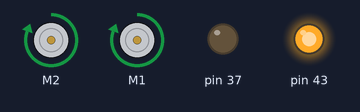
This sketch was run on a simulated Arduino Mega 2560, built with avr-gcc and run on an emulated ATmega2560. Shown: 2 × DC motor (green arrow = forward, orange = backward, longer = faster), output pins drawn as LEDs (lit = HIGH).

Above: at 0.1 s.
Timing chart, 0 to 1.6 s (numbered marks = the images above):
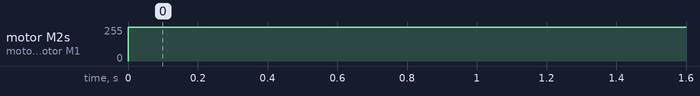

The sketch:

RoboterSoftware.ino
```cpp
#include <AFMotor.h>
#include <Arduino.h>
#include "subroutinen.h"
#include "hardware.h"

void setup() {
  hardware_setup();
  pinMode(43, OUTPUT);
  pinMode(37, OUTPUT);
  digitalWrite(43, HIGH);
  digitalWrite(37, LOW);
  //Serial.begin(9600);
}

void loop() {
  //drive_straight(100, LEFT_SIDE, 255);
  /*struct side_info Seite = get_side_info(RIGHT_SIDE);
  Serial.println(Seite.average_distance);
  Serial.println(Seite.angle);
  Serial.println(get_dist(sensor1));
  Serial.println(get_dist(sensor2));
  delay(1000);*/
  drive(1, 255, 255);
}
```

hardware.cpp
```cpp
#include "hardware.h"

/*
Diese Funktion muss im Setup() teil des Arduino Programms aufgerufen werden, um die Hardware zu initialisieren
*/
void hardware_setup(void)
{
  motor_right.setSpeed(255);
  motor_left.setSpeed(255);
  motor_right.run(RELEASE);
  motor_left.run(RELEASE);
  sensor1.trig_pin = FRONT_RIGHT_TRIG;
  sensor1.echo_pin = FRONT_RIGHT_ECHO;
  sensor2.trig_pin = BACK_RIGHT_TRIG;
  sensor2.echo_pin = BACK_RIGHT_ECHO;
  sensor3.trig_pin = FRONT_FRONT_TRIG;
  sensor3.echo_pin = FRONT_FRONT_ECHO;
  pinMode(sensor1.trig_pin, OUTPUT);
  pinMode(sensor1.echo_pin, INPUT);
  pinMode(sensor2.trig_pin, OUTPUT);
  pinMode(sensor2.echo_pin, INPUT);
  pinMode(sensor3.echo_pin, INPUT);
  pinMode(sensor3.trig_pin, OUTPUT);
}

/*
Diese Funktion ist aequivalent zur geradeaus_fahren Funktion, nur mit der Unterschied, dass ich hier versuche, keine Mischung von Englischen und Deutschen woertern zu verwenden
distance_from_middle bezeichnet die Abweichung nach LINKS vom Mittellinie
use_side beschreibt, auf welche Seite die Sensoren verwendet werden sollen
	0 ist links, 1 ist rechts (LEFT_SIDE und RIGHT_SIDE benutzen)
*/
void drive_straight(int distance_from_middle, char use_side, char wanted_speed)
{
  char motorA_speed = wanted_speed;
  char motorB_speed = wanted_speed;

  int tolerance_left;
  int tolerance_right;

  int target_distance;
  struct side_info side = get_side_info(use_side);		/*Abhaengig, welche Seite beruecksichtigt werden soll, lese die entsprechende Seite aus*/

  if (use_side)	/*falls  die Sensoren auf der rechten Seite beruecksichtigt werden sollen*/
  {
    //target_distance = (TRACK_WIDTH / 2) - (ROBOT_WIDTH) + distance_from_middle;		/*bestimme soll-entfernung vom Wand, basierend auf den Roboter- sowie Fahrbahnbreite und der gewÃ¼nschten Abweichung vom Mittellinie*/

    target_distance = distance_from_middle;    /*anscheinend will der arduino sich nur schlecht auf diese weise steuern lassen weil die angaben ein bissl unpraezise sind

    /*Toleranz beruecksichtigen*/
    tolerance_left = target_distance + TOLERANCE;
    tolerance_right = target_distance - TOLERANCE;

    /*pruefen, ob roboter ausserhalb der Toleranzen ist und Motorengeschiwndigkeiten ggf. anpassen*/
    if (tolerance_right > side.average_distance)
    {
      motorA_speed = regulate_speed(motorA_speed, target_distance, side.average_distance);		/*Regelalgorithmus fuer Motorengeschwindigkeit ist in ein separates Funktion damit man verschiedene Regelalgorithmen testen kann*/
    }
    else if (tolerance_left < side.average_distance)
    {
      motorB_speed = regulate_speed(motorB_speed, target_distance, side.average_distance);
    }

    /*Winkel zur Wand Pruefen und ggf. gegensteuern*/

    if (side.angle > 0)
    {
      motorB_speed = regulate_angle(motorB_speed, side.angle);
    }
    else if (side.angle < 0)
    {
      motorA_speed = regulate_angle(motorA_speed, side.angle);
    }

  }
  else			/*falls die Sensoren auf der linken Seite beruecksichtigt werden sollen*/
  {
    //target_distance = (TRACK_WIDTH / 2) - (ROBOT_WIDTH) - distance_from_middle;		/*bestimme soll-entfernung vom Wand, basierend auf den Roboter- sowie Fahrbahnbreite und der gewÃ¼nschten Abweichung vom Mittellinie*/

    target_distance = distance_from_middle;

    /*Toleranz beruecksichtigen*/
    tolerance_left = target_distance - TOLERANCE;
    tolerance_right = target_distance + TOLERANCE;

    /*pruefen, ob roboter ausserhalb der Toleranzen ist und Motorengeschiwndigkeiten ggf. anpassen*/
    if (tolerance_right < side.average_distance)
    {
      motorB_speed = regulate_speed(motorB_speed, target_distance, side.average_distance);
    }
    else if (tolerance_left > side.average_distance)
    {
      motorA_speed = regulate_speed(motorA_speed, target_distance, side.average_distance);
    }

    /*Winkel zur Wand Pruefen und ggf. gegensteuern*/

    if (side.angle > 0)
    {
      motorA_speed = regulate_angle(motorA_speed, side.angle);
    }
    else if (side.angle < 0)
    {
      motorB_speed = regulate_angle(motorB_speed, side.angle);
    }
  }

  drive(1, motorA_speed, motorB_speed);
}

/*
Diese Funktion bestimmt die Motorengeschwindigkeit anhand der Winkel in dem der Roboter auf den Wand steht.
Die quadratische Korrektur ist nötig da wir im Moment nur eine Sehr vage Winkelmessung hinbekommen
*/
int regulate_angle(char motor_speed, int angle)
{
  motor_speed -= pow(angle, 2) / HARDNESS;
  if (motor_speed < 50)
  {
    motor_speed = 50;
  }
  return motor_speed;
}

/*
diese Funktion bestimmt die Motorgeschwindigkeit anhand der Abweichung vom vorgegebenen Mittelwert
hier koennen verschiedene Regelalgorithmen implementiert werden
*/
int regulate_speed(char motor_speed, int target_distance, int distance)
{
  motor_speed -= (distance - target_distance) * HARDNESS;
  if (motor_speed < 50)
  {
    motor_speed = 50;
  }
  return motor_speed;
}

/*
Diese Funktion ist da, um das Roboter fahren lassen zu koennen
direction steht fuer Richtung, 1 ist vorwaerts, 0 fuer rueckwaerts
*/
void drive(char direction, char motorA_speed, char motorB_speed)
{
  motor_right.setSpeed(motorA_speed);
    motor_left.setSpeed(motorB_speed);
  if (direction)						/*Richtung setzen*/
  {
    motor_right.run(FORWARD);
    motor_left.run(FORWARD);
  }
  else
  {
    motor_right.run(BACKWARD);
    motor_left.run(BACKWARD);
  }
}

/*
Diese Funktion dreht den Motor in die angegebene Richtung (1 fuer Rechtsdreh) um ungefaehr den angegebenen winkel in Grad
*/
void turn(char direction, short degree)
{
  int duration = (int)(MILLIS_PER_DEGREE * (float)degree);

  motor_right.setSpeed(255);
  motor_left.setSpeed(255);

  if (direction)
  {
    motor_right.run(BACKWARD);
    motor_left.run(FORWARD);
  }
  else
  {
    motor_right.run(FORWARD);
    motor_left.run(BACKWARD);
  }

  delay(duration);

  stop_motors();
}

/*
Motoren stoppen. Geschwindigkeit wird einfach auf 0 gesetzt. Wegen der Getriebe muss nicht aktiv gebremst werden
*/
void stop_motors(void)
{
  motor_right.run(RELEASE);
  motor_left.run(RELEASE);
}


/*
Liefert Abstand- und Winkelinformationen zu eine Seite in ein "side_info" struct zurueck
aufpassen, kann sein, dass hier malloc und pointern benÃ¶tigt werden! -> zumindest waere es von der Speicherverbrauch her besser
*/
struct side_info get_side_info(char side)
{
  struct side_info result;	/*struct in dem das Ergebnis gespeichert wird*/

  struct sensor sensors[2];		/*array zum speichern der Sensorpins auf der benoetigten Seite*/
  int sensorDist[2];		/*array zum speichern der gemessenen Sensorwerte*/

  if (side)                     /*falls rechte Seite benutzt werden soll*/
  {
    sensors[0] = sensor1;
    sensors[1] = sensor2;
  }
  else
  {
    /*Muss dringend geändert werden!!!!!!*/
    sensors[0] = sensor1;
    sensors[1] = sensor2;
  }
  int i = 0;
  for (i = 0; i < 2; i++)		/*auslesen der sensoren und werte in array speichern*/
  {
    sensorDist[i] = get_dist(sensors[i]);
  }

  result.average_distance = calc_average(sensorDist, 2);	/*Durchschnittlicher Entfernung vom Wand wird berechnet und im Ergebnis gespeichert*/
  result.angle = calc_angle(sensorDist);				/*Berechne winkel zwischen Roboter und den Wand*/

  return result;
}

/*
Diese Funktion berechnet den Mittelwert aus drei integern und gibt es als integer zurÃ¼ck
*/
int calc_average(int values[], int size_of_array)
{
  int sum = 0;
  int i = 0;

  for (i = 0; i < size_of_array; i++)
  {
    sum += values[i];
  }

  return (sum / size_of_array);
}

/*
Diese funktion berechnet den Winkel zwischen Roboter und Wand und liefert einen Wert in Grad zurÃ¼ck
Falls Winkel positiv ist, bedeutet das, dass Roboter in Richtung Wand steht
Falls Winkel negaitv ist, Roboter steht in Richtung weg von der Wand

Berechnung erfolg entweder Basierend auf Situation 1 oder 2 (Bilder im Ordner) abhaengig davon, wie Sensoren Distanz messen, hier muss der Eine auskommentiert werden
Die Verwendung von Pointern verschwendet weniger RAM
*/
int calc_angle(int values[])
{
  int opposite = values[0] - values[1];		/*Wegunterschied zwischen den hinten und vorne gemessenen Entfernung*/

  /*Situation 1*/
  //double angle = atan2((double)opposite, (double)DIST_IR_FRONT_BACK);

  /*da atan2 winkel in radian liefert, muessen die noh in grad konvertiert werden*/

 // angle = angle / (2.0 * PI) * 360.0 * 10;


 // return (int)angle;

 return opposite;
}

/*
Diese Funktion liest analoge Werte der IR Sensoren aus und berechnet davon die Entfernung
Die zurueckgelieferte Werte muessen in Millimetern erfolgen!
*/
int get_dist(struct sensor Sensor)
{
  long duration = 0;

  digitalWrite(Sensor.trig_pin, LOW);
  delayMicroseconds(2);
  digitalWrite(Sensor.trig_pin, HIGH);
  delayMicroseconds(10);
  digitalWrite(Sensor.trig_pin, LOW);
  duration = pulseIn(Sensor.echo_pin, HIGH);
  duration = (duration / 2.0) / 2.91;
  return (int)duration;
}
```

hardware.h
```cpp
/*sicherstellen, dass der header nur einmal eingebunden wird, um Compilerfehler vorzubeugen*/
#ifndef _HARDWARE_H
#define _HARDWARE_H

/*Alle Groessenangaben sind in Millimetern!!!*/
#include <math.h>
#include <Arduino.h>
#include <AFMotor.h>

/*niedrigste Sensornummer ist vorne, hoechste hinten*/
#define FRONT_RIGHT_TRIG 46
#define FRONT_RIGHT_ECHO 48
#define BACK_RIGHT_TRIG 30
#define BACK_RIGHT_ECHO 28
#define FRONT_FRONT_TRIG 41
#define FRONT_FRONT_ECHO 39
/*hier muss noch die Drehgeschwindigkeit der Roboters gemessen und eingetragen werden*/
#define MILLIS_PER_DEGREE 7.7777777777
#define LEFT_SIDE 0
#define RIGHT_SIDE 1
/*Abstand zwischen vorderen und hinteres Seiten-IR Sensor, wird fuer die Winkelbestimmung zur Wand benoetigt*/
#define DIST_IR_FRONT_BACK 140.0
/*Toleranz der Abweichung vom Mittellinie in mm*/
#define TOLERANCE 10
/*Parameter, der definiert, we hart gegengesteuert werden soll*/
#define HARDNESS 4
/*Bezeichnet die Breite des Roboters*/
#define ROBOT_WIDTH 150
/*Bezeichnet die Breite der Fahrbahn, damit eine variable Abweichung vom Mittellinie eingestellt werden kann*/
#define TRACK_WIDTH 300

static AF_DCMotor motor_right(2); //Motor an rechter Seite
static AF_DCMotor motor_left(1); //Motor an linker Seite

struct sensor
{
  int echo_pin;
  int trig_pin;
};

static struct sensor sensor1, sensor2, sensor3;

struct side_info
{
  int angle;
  int average_distance;
};

/*
Diese Funktion muss im Setup() teil des Arduino Programms aufgerufen werden, um die Hardware zu initialisieren
*/
void hardware_setup(void);

/*
Diese Funktion ist aequivalent zur geradeaus_fahren Funktion, nur mit der Unterschied, dass ich hier versuche, keine Mischung von Englischen und Deutschen woertern zu verwenden
distance_from_middle bezeichnet die Abweichung nach LINKS vom Mittellinie
use_side beschreibt, auf welche Seite die Sensoren verwendet werden sollen
0 ist links, 1 ist rechts (LEFT_SIDE und RIGHT_SIDE benutzen)
*/
void drive_straight(int, char, char);

/*
diese Funktion bestimmt die Motorgeschwindigkeit anhand der Abweichung vom vorgegebenen Mittelwert
hier koennen verschiedene Regelalgorithmen implementiert werden
*/
int regulate_speed(char, int, int);


/*
Diese Funktion bestimmt die Motorengeschwindigkeit anhand der Winkel in dem der Roboter auf den Wand steht.
Die quadratische Korrektur ist nötig da wir im Moment nur eine Sehr vage Winkelmessung hinbekommen
*/
int regulate_angle(char, int);

/*
Diese Funktion ist da, um das Roboter fahren lassen zu koennen
direction steht fuer Richtung, 1 ist vorwaerts, 0 fuer rueckwaerts
*/
void drive(char, char, char);

/*
Diese Funktion dreht den Motor in die angegebene Richtung (1 fÃ¼r Rechtsdreh) um ungefaehr den angegebenen winkel in Grad
*/
void turn(char, short);

/*
Motoren stoppen. Geschwindigkeit wird einfach auf 0 gesetzt. Wegen der Getriebe muss nicht aktiv gebremst werden
*/
void stop_motors(void);

/*
Liefert Abstand- und Winkelinformationen zu eine Seite in ein "side_info" struct zurueck
aufpassen, kann sein, dass hier malloc und pointern benÃ¶tigt werden! -> waere zumindest von der Speicherverbrauch her besser
*/
struct side_info get_side_info(char);

/*
Diese Funktion berechnet den Mittelwert aus drei integern und gibt es als integer zurÃ¼ck
*/
int calc_average(int[], int);

/*
Diese funktion berechnet den Winkel zwischen Roboter und Wand und liefert einen Wert in Grad zurÃ¼ck
Falls Winkel positiv ist, bedeutet das, dass Roboter in Richtung Wand steht
Falls Winkel negaitv ist, Roboter steht in Richtung weg von der Wand
*/
int calc_angle(int[]);

/*
Diese Funktion liest analoge Werte der IR Sensoren aus und berechnet davon die Entfernung
Die zurueckgelieferte Werte muessen in Millimetern erfolgen!
*/
int get_dist(struct sensor);

#endif
```

subroutinen.cpp
```cpp
#include "subroutinen.h"

void treppe_rampe()
{
  while (barc_read == 0)
  {
    drive_straight(0, RIGHT_SIDE, 255);
  }
}

void kreisverkehr()
{
  while (barc_read == 0)
  {
    drive_straight(0, RIGHT_SIDE, 120);
    struct side_info right = get_side_info(RIGHT_SIDE);		/*Seiteninfo auslesen evtl. zur manuellen korrektur*/
    /*
    Alternative 1:
    */
    /*
    if (right.angle > KREISVERKEHR_TOLERANZ)
    {
    	drehen(1, 45);
    }
    */

    /*
    Alternative 2
    Aenderungsvorschlag:

    wert des vorderen Sensors in side_info mit uebergeben, damit es hier beruecksichtigt werden kann.
    damit kann man den Roboter schon vorzeitig gegensteuern lassen, falls es schon zu nahe an die Wand kommt.
    */
    /*
    if (right.front < irgendein_minimalwert)
    {
    	drehen(1, 45);
    }
    */
  }
}

void barriere()
{
  while (barc_read == 0)
  {
    if (get_dist(sensor3) < 100) stop_motors();
    else drive_straight(0, RIGHT_SIDE, 255);
  }
}
```

subroutinen.h
```cpp
#ifndef _SOFTWARE_H
#define _SOFTWARE_H
#define KREISVERKEHR_TOLERANZ 10
#include "hardware.h"

static int barc_read = 0;

void treppe_rampe(void);

void kreisverkehr(void);

void barriere(void);

#endif
```

Measured:
- by itself, motor M2, motor M1: stopped → forward 255/255 at 0.00 s
